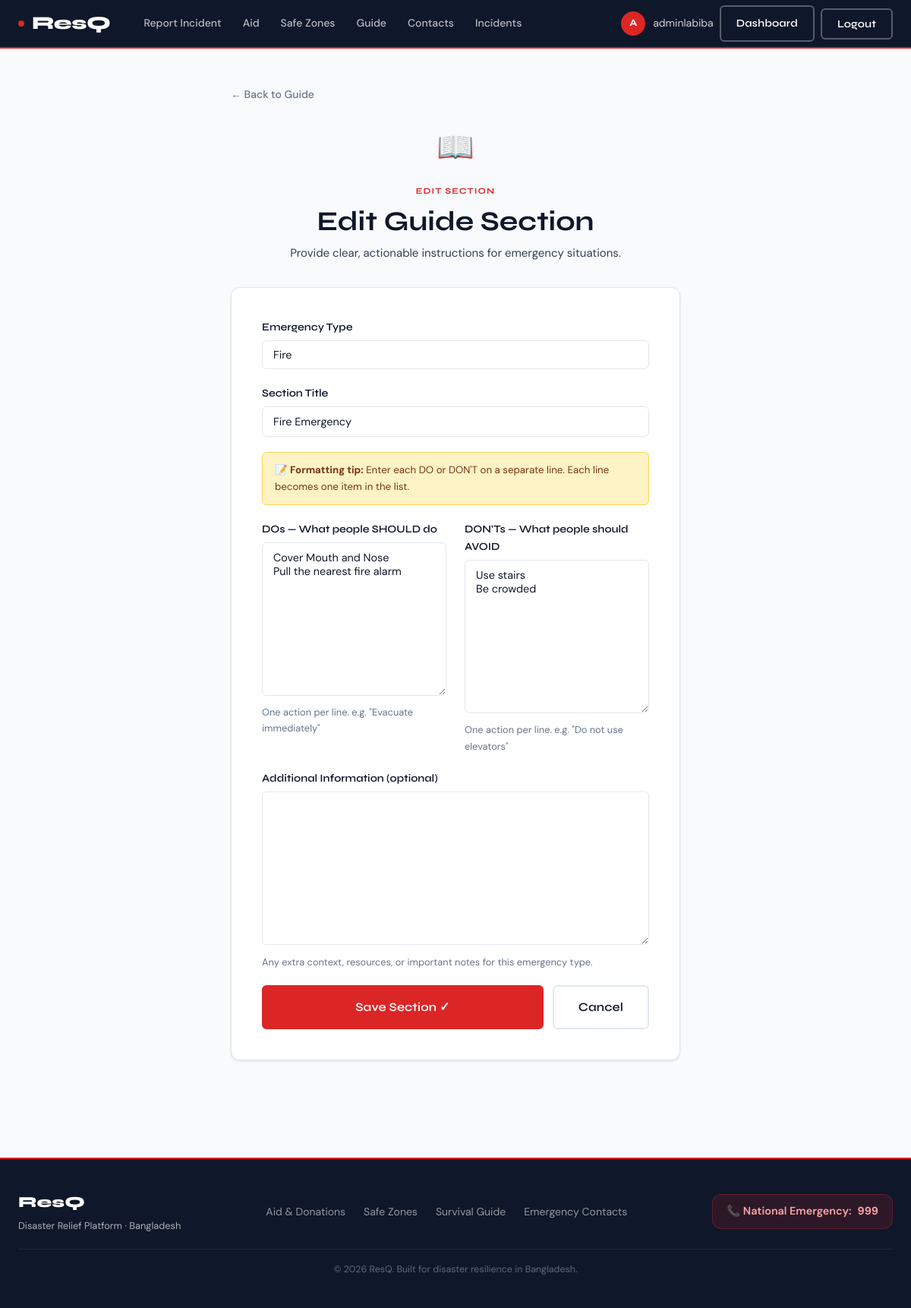
Page /guide/1/edit/ (signed in) on the committed database.
### users/models.py (models this page shows, shortened)
class User(AbstractUser):
    ROLE_CHOICES = [
        ('volunteer', 'Volunteer'),
        ('authority', 'Authority'),
    ]
    role = models.CharField(max_length=20, choices=ROLE_CHOICES)
    nid_number = models.CharField(max_length=20, unique=True)
    contact_number = models.CharField(max_length=15)
    occupation = models.CharField(max_length=100, blank=True)
    workplace = models.CharField(max_length=150, blank=True)
    date_of_birth = models.DateField(null=True, blank=True)
    is_verified = models.BooleanField(default=False)
    created_at = models.DateTimeField(auto_now_add=True)

### guide/models.py (models this page shows, shortened)
class GuideSection(models.Model):
    EMERGENCY_TYPES = [
        ('fire', 'Fire'),
        ('flood', 'Flood'),
        ('earthquake', 'Earthquake'),
        ('medical', 'Medical'),
        ('structural', 'Structural Collapse'),
        ('other', 'Other'),
    ]
    emergency_type = models.CharField(
        max_length=20, choices=EMERGENCY_TYPES, unique=True
    )
    title = models.CharField(max_length=150)
    dos = models.TextField(help_text="One do per line")
    donts = models.TextField(help_text="One don't per line")
    extra_info = models.TextField(blank=True)
    last_updated_by = models.ForeignKey(
        User, null=True, blank=True,
        on_delete=models.SET_NULL,
        limit_choices_to={'role': 'authority'}
    )
    updated_at = models.DateTimeField(auto_now=True)

### guide/views.py (the view)
# urls.py: path('<int:pk>/edit/', views.guide_edit, name='guide_edit'),
@login_required
def guide_edit(request, pk):
    if request.user.role != 'authority':
        return redirect('guide_page')
    section = get_object_or_404(GuideSection, pk=pk)
    if request.method == 'POST':
        form = GuideSectionForm(request.POST, instance=section)
        if form.is_valid():
            obj = form.save(commit=False)
            obj.last_updated_by = request.user
            obj.save()
            return redirect('guide_page')
    else:
        form = GuideSectionForm(instance=section)
    return render(request, 'guide/edit.html', {'form': form})

### guide/forms.py
class GuideSectionForm(forms.ModelForm):
    class Meta:
        model = GuideSection
        fields = ['emergency_type', 'title', 'dos', 'donts', 'extra_info']

### templates/guide/edit.html (shortened to what this page needs)
{% extends "base.html" %}
{% block content %}
<div style="padding:48px 24px;background:var(--surface);min-height:calc(100vh - var(--nav-h));">
  <div class="container-sm">
    <a href="{% url 'guide_page' %}" class="back-link" style="margin-bottom:24px;display:inline-flex;">← Back to Guide</a>
    <div style="text-align:center;margin-bottom:32px;">
      <div style="font-size:2.5rem;margin-bottom:12px;">📖</div>
      <span class="section-label">{% if form.instance.pk %}Edit Section{% else %}New Section{% endif %}</span>
      <h2>{% if form.instance.pk %}Edit Guide Section{% else %}Add Guide Section{% endif %}</h2>
      <p style="margin-top:8px;">Provide clear, actionable instructions for emergency situations.</p>
    </div>
    <div class="card" style="padding:40px;">
      <form method="post">
        <div class="form-group">
          <label for="id_emergency_type">Emergency Type</label>
          {{ form.emergency_type }}
        </div>
        <div class="form-group">
          <label for="id_title">Section Title</label>
          {{ form.title }}
        </div>
        <div style="background:var(--amber-light);border:1px solid #fcd34d;border-radius:var(--radius-sm);padding:12px 16px;margin-bottom:20px;font-size:.83rem;color:#78350f;">
          📝 <strong>Formatting tip:</strong> Enter each DO or DON'T on a separate line. Each line becomes one item in the list.
        </div>
        <div class="grid-2">
          <div class="form-group">
            <label for="id_dos">DOs — What people SHOULD do</label>
            {{ form.dos }}
            <div class="form-hint">One action per line. e.g. "Evacuate immediately"</div>
          </div>
          <div class="form-group">
            <label for="id_donts">DON'Ts — What people should AVOID</label>
            {{ form.donts }}
            <div class="form-hint">One action per line. e.g. "Do not use elevators"</div>
          </div>
        </div>
        <div class="form-group">
          <label for="id_extra_info">Additional Information (optional)</label>
          {{ form.extra_info }}
          <div class="form-hint">Any extra context, resources, or important notes for this emergency type.</div>
        </div>
        <div style="display:flex;gap:12px;margin-top:8px;">
          <button type="submit" class="btn btn-primary btn-lg" style="flex:1;justify-content:center;">
            Save Section ✓
          </button>
          <a href="{% url 'guide_page' %}" class="btn btn-outline btn-lg">Cancel</a>
        </div>
      </form>
    </div>
  </div>
</div>
{% endblock %}

### templates/base.html (shortened to what this page needs)
<!DOCTYPE html>
<html lang="en">
<head>
  {% load static %}
  <link rel="stylesheet" href="{% static 'css/style.css' %}" />
</head>
<body>
<nav class="navbar">
  <a href="{% url 'home' %}" class="navbar__brand">
    <span class="brand-dot"></span>ResQ
  </a>
  <div class="navbar__links">
    <a href="{% url 'home' %}#report">Report Incident</a>
    <a href="{% url 'aid_page' %}">Aid</a>
    <a href="{% url 'evacuation_page' %}">Safe Zones</a>
    <a href="{% url 'guide_page' %}">Guide</a>
    <a href="{% url 'contacts_page' %}">Contacts</a>
    {% if user.is_authenticated %}
      <a href="{% url 'incident_list' %}">Incidents</a>
    {% endif %}
  </div>
  <div class="navbar__actions desktop">
    {% if user.is_authenticated %}
      <div class="nav-user">
        <div class="avatar">{{ user.username|slice:":1"|upper }}</div>
        <span>{{ user.username }}</span>
      </div>
      <a href="{% url 'dashboard' %}" class="btn btn-outline" style="color:white;border-color:rgba(255,255,255,.3);">Dashboard</a>
      <form method="post" action="{% url 'logout' %}" style="display:inline;">
        <button type="submit" class="btn btn-outline" style="color:white;border-color:rgba(255,255,255,.3);">Logout</button>
      </form>
    {% else %}
      <a href="{% url 'login' %}" class="btn btn-outline" style="color:white;border-color:rgba(255,255,255,.3);">Log In</a>
      <a href="{% url 'signup' %}" class="btn btn-primary">Sign Up</a>
    {% endif %}
  </div>
</nav>
<main>
  {% block content %}{% endblock %}
</main>
<footer class="footer">
  <div class="footer__inner">
    <div>
      <div class="footer__brand">ResQ</div>
      <div class="footer__tagline">Disaster Relief Platform · Bangladesh</div>
    </div>
    <div style="display:flex;gap:24px;flex-wrap:wrap;">
      <a href="{% url 'aid_page' %}" style="color:rgba(255,255,255,.55);font-size:.875rem;">Aid & Donations</a>
      <a href="{% url 'evacuation_page' %}" style="color:rgba(255,255,255,.55);font-size:.875rem;">Safe Zones</a>
      <a href="{% url 'guide_page' %}" style="color:rgba(255,255,255,.55);font-size:.875rem;">Survival Guide</a>
      <a href="{% url 'contacts_page' %}" style="color:rgba(255,255,255,.55);font-size:.875rem;">Emergency Contacts</a>
    </div>
    <div class="footer__hotline">
      📞 National Emergency: <strong>999</strong>
    </div>
  </div>
  <div style="max-width:1200px;margin:20px auto 0;padding-top:16px;border-top:1px solid rgba(255,255,255,.08);text-align:center;font-size:.78rem;color:rgba(255,255,255,.35);">
    © {% now "Y" %} ResQ. Built for disaster resilience in Bangladesh.
  </div>
</footer>
</body>
</html>

### templates/guide/edit.html (style rules this page uses)
#id_dos, #id_donts { min-height: 180px; font-family: var(--font-body); }

### rows in the picture
User: username "A", username "adminlabiba"
GuideSection: emergency_type "Fire", title "Fire Emergency", dos "Cover Mouth and Nose Pull the nearest fire alarm", donts "Use stairs Be crowded"
